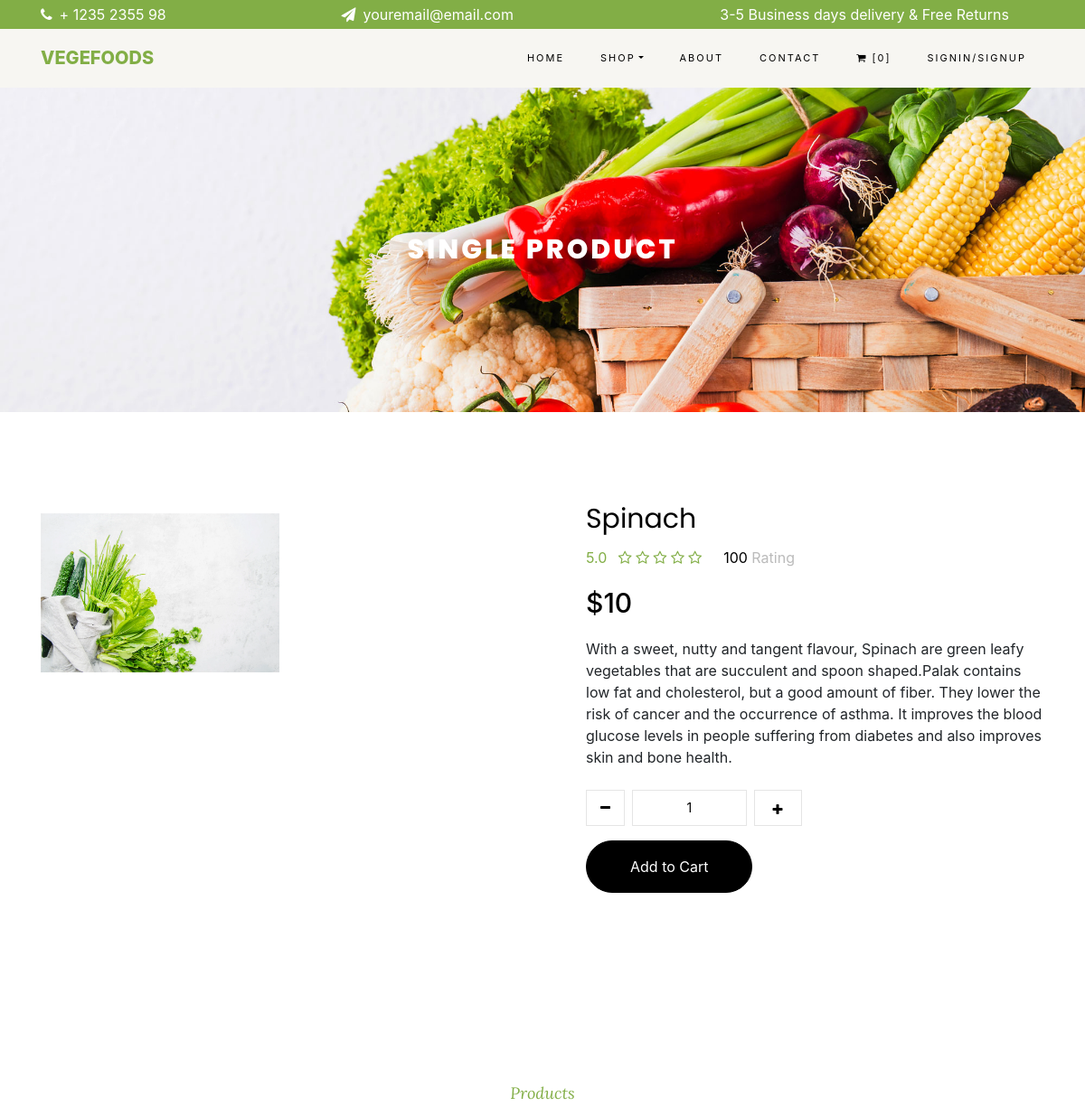
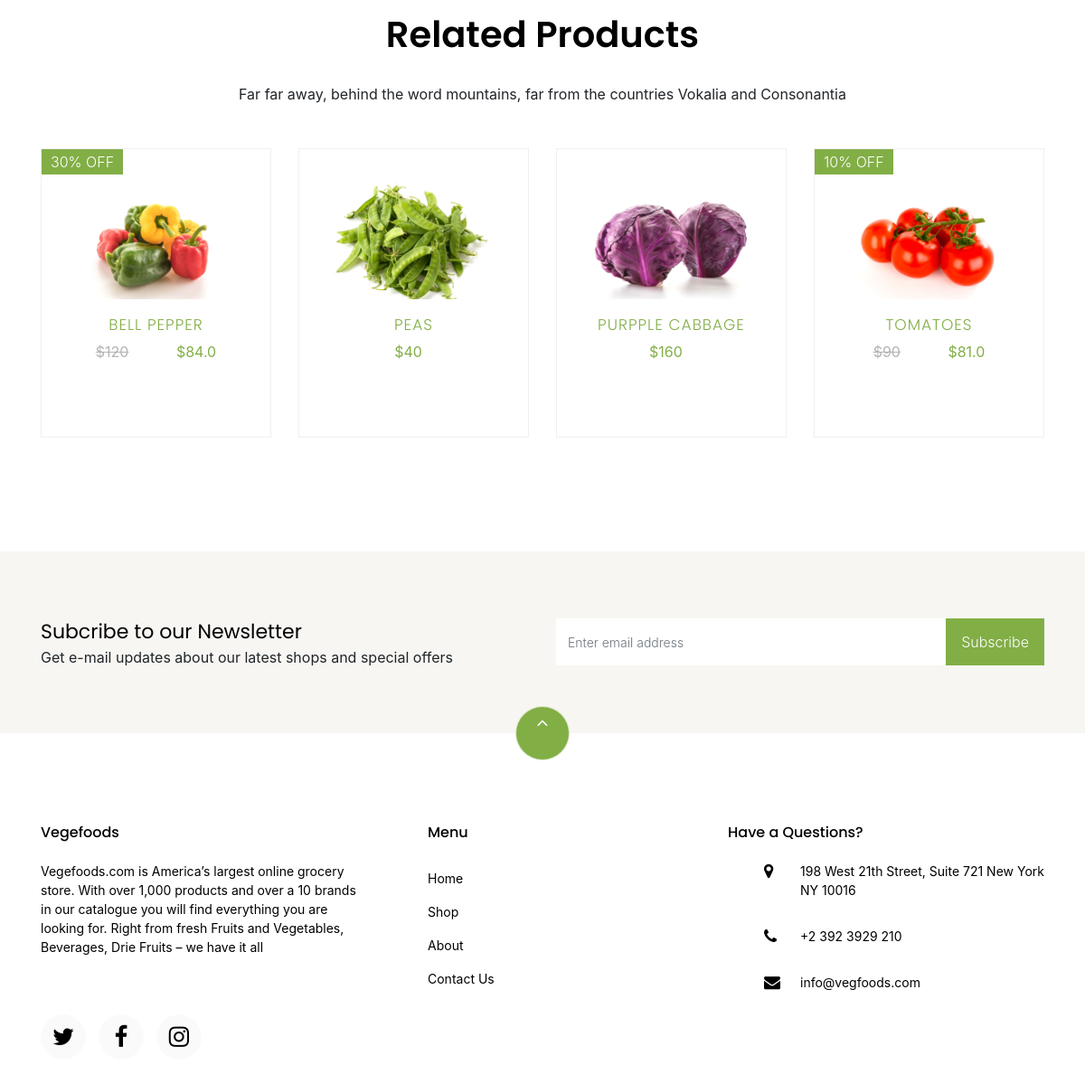
The page /shopitem/27 on the database its author committed (2 pictures, top to bottom).
### orderitems/models.py (models this page shows, shortened)
class items(models.Model):
    name = models.CharField(max_length=100)
    typeOf = models.CharField(max_length=1,choices=ItemTypes)
    price = models.IntegerField()
    offer = models.IntegerField(default = 0)
    image = models.ImageField(upload_to = "items",blank=True)
    dealOfTheDay = models.BooleanField()
    description  = models.CharField(max_length=1000,default="")
    dealenddate = models.DateTimeField(default=timezone.datetime.now())
    def saleprice(self):
        if self.offer > 0:
            return self.price - (self.price * (self.offer / 100))
        else:
            return self.price
    def ItemTypeName(self):
        for item in ItemTypes:
            if item[0] == self.typeOf:
                return item[1].replace(" ","")

### orderitems/views.py (the view)
# urls.py: path('shopitem/<int:itemId>',views.selecteditem,name = 'shopitem'),
def selecteditem(request,itemId):
    if not request.session.get('cartItems'):
        request.session['cartItems'] = []
        request.session.set_expiry(0)
    item = items.objects.filter(id = itemId).first()
    relatedItems = items.objects.filter(typeOf = item.typeOf).all()[0:4]
    return render(request,'orderitems/singleProduct.html',{'selecteditem':item,'fooditems':relatedItems})

### orderitems/templates/orderitems/singleProduct.html (shortened to what this page needs)
{% extends "base.html" %}
{% block base %}
{% load static %}
<div class="hero-wrap hero-bread" style="background-image: url('{% static 'media/bg_1.jpg' %}');">
    <div class="container">
        <div class="row no-gutters slider-text align-items-center justify-content-center">
            <div class="col-md-9 text-center fadeInUp co-animated">
                <h1 class="mb-0 bread">Single Product</h1>
            </div>
        </div>
    </div>
</div>
<section class="co-section">
    <div class="container">
        <div class="row">
            <div class="col-lg-6 mb-5 fadeInUp co-animated">
                <a href="#" class="image-popup">
                    <img src="{{selecteditem.image.url}}" class="img-fluid" alt="Colorlib Template">
                </a>
            </div>
            <div class="col-lg-6 product-details pl-md-5 fadeInUp co-animated">
                <h3>{{selecteditem.name}}</h3>
                <div class="rating d-flex">
                    <p class="text-left mr-4">
                        <a href="#" class="mr-2">5.0</a>
                        <a href="#"><span><i class="fa fa-star-o" aria-hidden="true"></i></span></a>
                        <a href="#"><span><i class="fa fa-star-o" aria-hidden="true"></i></span></a>
                        <a href="#"><span><i class="fa fa-star-o" aria-hidden="true"></i></span></a>
                        <a href="#"><span><i class="fa fa-star-o" aria-hidden="true"></i></span></a>
                        <a href="#"><span><i class="fa fa-star-o" aria-hidden="true"></i></span></a>
                    </p>
                    <p class="text-left mr-4">
                        <a href="#" class="mr-2" style="color: #000;">100 <span style="color: #bbb;">Rating</span></a>
                    </p>
                </div>
                <p class="price"><span>${{selecteditem.price}}</span></p>
                <p>{{selecteditem.description}}</p>
                <div class = "row mt-4">
                    <div class="input-group col-md-6 d-flex mb-3">
                        <span class="input-group-btn mr-2">
                            <button type="button" class="quantity-left-minus btn" data-type="minus" data-field="" onclick="document.getElementById('quantity').value = Number(document.getElementById('quantity').value)-1">
                               <i class="fa fa-minus" aria-hidden="true"></i>
                            </button>
                        </span>
                        <input type="text" id="quantity" name="quantity" class="form-control input-number" value="1" min="1" max="100">
                        <span class="input-group-btn ml-2">
                        <button type="button" class="quantity-right-plus btn" data-type="plus" data-field="" onclick="document.getElementById('quantity').value = Number(document.getElementById('quantity').value)+1">
                           <i class="fa fa-plus" aria-hidden="true"></i>
                        </button>
                        </span>
                    </div>
                </div>
                <p><a onclick="addOrRemoveItemToCart(event,'{{selecteditem.name}}','Add',Number(document.getElementById('quantity').value))" class="btn btn-black py-3 px-5">Add to Cart</a></p>
            </div>
        </div>
</section>
<section class="co-section">
    <div class = "container">
        <div class="row justify-content-center mb-3 pb-3">
            <div class="col-md-12 heading-section text-center fadeInUp co-animated">
                <span class="subheading">Products</span>
                <h2 class="mb-4">Related Products</h2>
                <p>Far far away, behind the word mountains, far from the countries Vokalia and Consonantia</p>
            </div>
        </div>
    </div>
    <div class = "container">
        <div class="row">
            {% for item in fooditems %}
                <div class="col-md-6 col-lg-3 fadeInUp co-animated shopItems {{item.ItemTypeName}}">
                    <div class="product">
                        <a href="{% url 'shopitem' item.id %}" class="img-prod">
                            <img class="img-fluid" src="{{ item.image.url }}" alt="Colorlib Template">
                            {% if item.offer > 0 %}
                            <span class="status">{{item.offer}}% OFF</span>
                            {% endif %}
                        </a>
                        <div class="text py-3 pb-4 px-3 text-center">
                            <h3><a href="{% url 'shopitem' item.id %}">{{item.name}}</a></h3>
                            <div class="d-flex">
                                <div class="pricing">
                                    <p class="price">
                                    {% if item.offer > 0 %}
                                        <span class="mr-2 price-dc">${{item.price}}</span>
                                        <span class="price-sale">${{item.saleprice}}</span>
                                    {% else %}
                                        <span class="price-sale no-offer">${{item.saleprice}}</span>
                                    {% endif %}
                                    </p>
                                </div>
                            </div>
                        </div>
                    </div>
                </div>
            {% endfor %}
        </div>
    </div>
</section>
{% endblock %}

### rows shown on the page
items: image (picture), name "Spinach", price "10", description "With a sweet, nutty and tangent flavour, Spinach are green leafy vegetables that are succulent and spoon shaped.Palak contains low fat and cholesterol, but a good amount of fiber. They lower the risk of cancer and the occurrence of asthma. It improves the blood glucose levels in people suffering from diabetes and also improves skin and bone health."
items: image (picture), offer "30", name "BELL PEPPER", saleprice "84.0"
items: image (picture), name "PEAS"
items: image (picture), name "PURPPLE CABBAGE"
items: image (picture), offer "10", name "TOMATOES", saleprice "81.0"

### other values the page prints
{{ cart_items_count }} "0"
